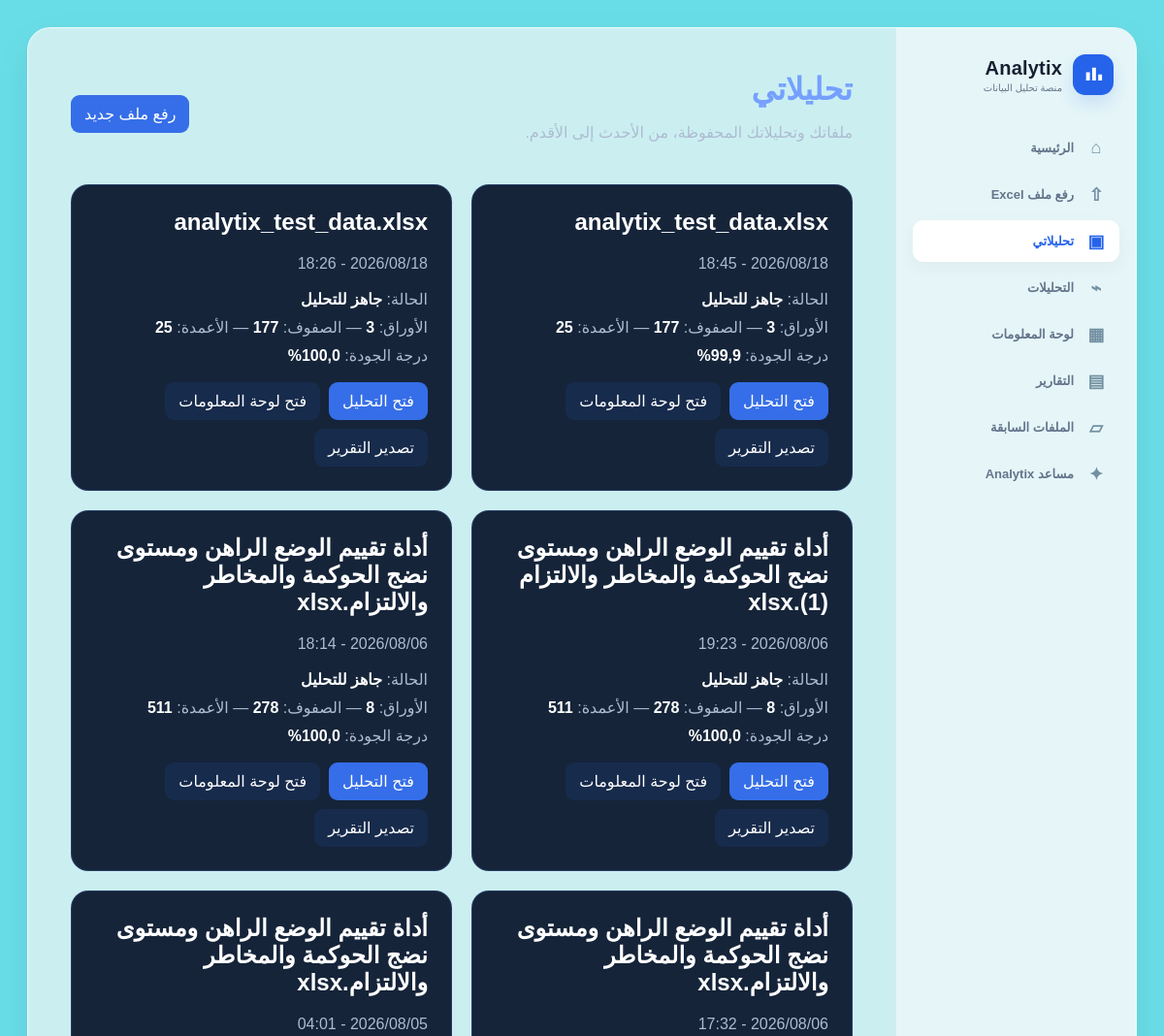
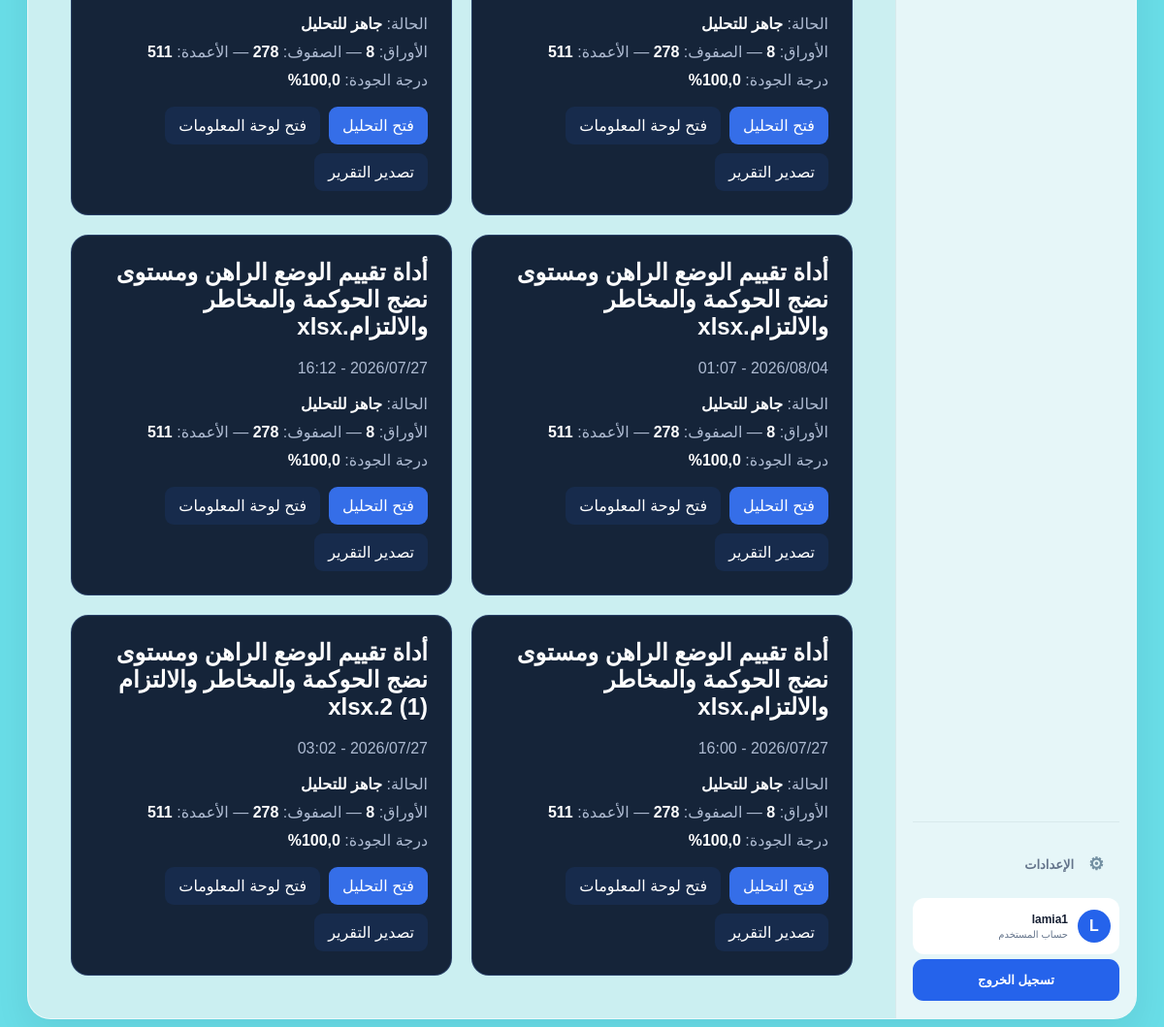
/datasets/my-analyses/ (signed in), run on the app's committed database (2 pictures, top to bottom).
### datasets/models.py (models this page shows, shortened)
class Dataset(models.Model):
    STATUS_CHOICES = [
        ('uploaded', 'تم الرفع'),
        ('reading', 'جارٍ قراءة الملف'),
        ('ready', 'جاهز للتحليل'),
        ('failed', 'فشل تجهيز الملف'),
    ]
    user = models.ForeignKey(
        settings.AUTH_USER_MODEL,
        on_delete=models.CASCADE,
        related_name='datasets',
        verbose_name='المستخدم',
    )
    title = models.CharField(
        max_length=200,
        verbose_name='اسم ملف البيانات',
    )
    file = models.FileField(
        upload_to='analytix/excel_files/%Y/%m/',
        storage=raw_storage,
          max_length=500,
        validators=[
            FileExtensionValidator(
                allowed_extensions=[
                    'xlsx',
                    'xls',
                    'xlsm',
                ],
            ),
            validate_excel_size,
        ],
        verbose_name='ملف Excel',
    )
    original_filename = models.CharField(
        max_length=255,
        blank=True,
        verbose_name='اسم الملف الأصلي',
    )
    file_size = models.PositiveBigIntegerField(
        default=0,
        editable=False,
        verbose_name='حجم الملف بالبايت',
    )
    status = models.CharField(
        max_length=20,
        choices=STATUS_CHOICES,
        default='uploaded',
        db_index=True,
        verbose_name='حالة الملف',
    )
    error_message = models.TextField(
        blank=True,
        verbose_name='رسالة الخطأ',
    )
    uploaded_at = models.DateTimeField(
        auto_now_add=True,
        verbose_name='تاريخ الرفع',
    )
    updated_at = models.DateTimeField(
        auto_now=True,
        verbose_name='تاريخ آخر تحديث',
    )
    class Meta:
        verbose_name = 'ملف بيانات'
        verbose_name_plural = 'ملفات البيانات'
        ordering = ['-uploaded_at']
        indexes = [
            models.Index(
                fields=['user', 'status'],
            ),
            models.Index(
                fields=['uploaded_at'],
            ),
        ]

### datasets/views.py (the view)
@login_required
def my_analyses(request):
    datasets = (
        Dataset.objects
        .filter(user=request.user)
        .prefetch_related('sheets', 'analysis_jobs__result')
        .order_by('-uploaded_at')
    )
    items = []
    for dataset in datasets:
        sheets = list(dataset.sheets.all())
        result = next(
            (
                job.result for job in dataset.analysis_jobs.all()
                if job.status == 'completed' and hasattr(job, 'result')
            ),
            None,
        )
        summary = result.summary if result else {}
        total_cells = sum(sheet.row_count * sheet.column_count for sheet in sheets)
        missing = summary.get('total_missing_values', 0)
        quality_score = (
            round(max(0, (1 - (missing / total_cells)) * 100), 1)
            if total_cells else None
        )
        items.append({
            'dataset': dataset,
            'sheets_count': len(sheets),
            'rows_count': summary.get(
                'total_rows', sum(sheet.row_count for sheet in sheets)
            ),
            'columns_count': summary.get(
                'total_columns', sum(sheet.column_count for sheet in sheets)
            ),
            'quality_score': quality_score,
            'dashboard': (
                dataset.user.dashboards.filter(
                    layout_settings__dataset_id=dataset.pk,
                ).first()
            ),
        })
    return render(request, 'datasets-templates/my_analyses.html', {'items': items})

### templates/datasets-templates/my_analyses.html
{% extends 'workspace_section_base.html' %}{% block title %}تحليلاتي | Analytix{% endblock %}{% block content %}
<header class="section-heading"><div><h1>تحليلاتي</h1><p>ملفاتك وتحليلاتك المحفوظة، من الأحدث إلى الأقدم.</p></div><a class="action" href="{% url 'datasets:list' %}">رفع ملف جديد</a></header>
{% if items %}<section class="section-grid">{% for item in items %}<article class="section-card"><h2>{{ item.dataset.original_filename|default:item.dataset.title }}</h2><p class="muted">{{ item.dataset.uploaded_at|date:"Y/m/d - H:i" }}</p><div class="facts"><span>الحالة: <b>{{ item.dataset.get_status_display }}</b></span><span>الأوراق: <b>{{ item.sheets_count }}</b> — الصفوف: <b>{{ item.rows_count }}</b> — الأعمدة: <b>{{ item.columns_count }}</b></span>{% if item.quality_score is not None %}<span>درجة الجودة: <b>{{ item.quality_score }}%</b></span>{% endif %}</div><div class="actions"><a class="action" href="{% url 'datasets:detail' item.dataset.pk %}">فتح التحليل</a><a class="action soft" href="{% url 'datasets:detail' item.dataset.pk %}#dashboard">فتح لوحة المعلومات</a><a class="action soft" href="{% url 'datasets:export_pdf' item.dataset.pk %}">تصدير التقرير</a></div></article>{% endfor %}</section>{% else %}<section class="empty-state"><h2>لا توجد تحليلات محفوظة حتى الآن.</h2><a class="action" href="{% url 'datasets:list' %}">رفع ملف جديد</a></section>{% endif %}
{% endblock %}

### templates/includes/workspace_sidebar.html (shortened to what this page needs)
<aside class="workspace-sidebar" id="workspace-sidebar" aria-label="التنقل الرئيسي">
    <div class="sidebar-head">
        <a href="{% url 'dashboards:home' %}" class="workspace-brand" aria-label="Analytix الرئيسية">
            <span class="workspace-brand-mark" aria-hidden="true"><svg viewBox="0 0 32 32"><path d="M6 23V12h5v11H6Zm8 0V6h5v17h-5Zm8 0v-8h5v8h-5Z"/></svg></span>
            <span><strong>Analytix</strong><small>منصة تحليل البيانات</small></span>
        </a>
    </div>
    <nav class="sidebar-nav">
        <a{% if request.resolver_match.url_name == 'home' %} class="active"{% endif %} href="{% url 'dashboards:home' %}"><span>⌂</span>الرئيسية</a>
        <a{% if request.resolver_match.namespace == 'datasets' and request.resolver_match.url_name == 'list' %} class="active"{% endif %} href="{% url 'datasets:list' %}"><span>⇧</span>رفع ملف Excel</a>
        <a{% if request.resolver_match.url_name == 'my_analyses' %} class="active"{% endif %} href="{% url 'datasets:my_analyses' %}"><span>▣</span>تحليلاتي</a>
        <a{% if request.resolver_match.namespace == 'analysis' %} class="active"{% endif %} href="{% url 'analysis:list' %}"><span>⌁</span>التحليلات</a>
        <a{% if request.resolver_match.namespace == 'dashboards' and request.resolver_match.url_name == 'list' %} class="active"{% endif %} href="{% url 'dashboards:list' %}"><span>▦</span>لوحة المعلومات</a>
        <a{% if request.resolver_match.namespace == 'reports' %} class="active"{% endif %} href="{% url 'reports:list' %}"><span>▤</span>التقارير</a>
        <a{% if request.resolver_match.url_name == 'history' %} class="active"{% endif %} href="{% url 'datasets:history' %}"><span>▱</span>الملفات السابقة</a>
        <a href="{% url 'dashboards:home' %}#assistant-panel"><span>✦</span>مساعد Analytix</a>
    </nav>
    <div class="sidebar-bottom">
        <a{% if request.resolver_match.url_name == 'settings' %} class="active"{% endif %} href="{% url 'accounts:settings' %}"><span>⚙</span>الإعدادات</a>
        {% if user.is_authenticated %}
            <div class="sidebar-user"><span class="user-avatar">{% if user.profile.profile_image %}<img src="{{ user.profile.profile_image.url }}" alt="" style="width:100%;height:100%;object-fit:cover;border-radius:50%">{% else %}{{ user.username|slice:':1'|upper }}{% endif %}</span><span><strong>{{ user.first_name|default:user.username }}</strong><small>حساب المستخدم</small></span></div>
            <a class="sidebar-auth" href="{% url 'accounts:logout' %}">تسجيل الخروج</a>
        {% else %}
            <a class="sidebar-auth" href="{% url 'accounts:login' %}">تسجيل الدخول</a>
            <a class="sidebar-auth secondary" href="{% url 'accounts:register' %}">إنشاء حساب</a>
        {% endif %}
    </div>
</aside>

### static/css/home-workspace.css (style rules this page uses)
:root { --page: #69dde7; --app: #cbeff1; --content: #ddf5f6; --card: #fff; --soft: #f5fbfc; --primary: #2563eb; --primary-light: #60a5fa; --accent: #22c55e; --text: #172033; --muted: #64748b; --border: #d8e9ec; --shadow: 0 14px 36px rgba(15,23,42,.07); }
* { box-sizing: border-box; }
html { scroll-behavior: smooth; background: var(--page); }
body { min-width: 320px; min-height: 100vh; margin: 0; color: var(--text); background: var(--page); font-family: Tajawal, Cairo, Tahoma, Arial, sans-serif; }
a { color: inherit; text-decoration: none; }
.workspace-sidebar { position: relative; z-index: 20; min-width: 0; display: flex; flex-direction: column; padding: 24px 17px 18px; border-left: 1px solid rgba(216,233,236,.9); background: rgba(245,251,252,.65); }
.sidebar-head { display: flex; align-items: center; justify-content: space-between; min-height: 48px; margin: 0 6px 30px; }
.workspace-brand { min-width: 0; display: flex; align-items: center; gap: 11px; }
.workspace-brand-mark { width: 42px; height: 42px; flex: none; display: grid; place-items: center; border-radius: 13px; background: var(--primary); box-shadow: 0 8px 18px rgba(37,99,235,.17); }
.workspace-brand-mark svg { width: 25px; fill: white; }
.workspace-brand > span:last-child { display: flex; flex-direction: column; min-width: 0; }
.workspace-brand strong { font-size: 20px; letter-spacing: .2px; }
.workspace-brand small, .sidebar-user small { margin-top: 3px; color: var(--muted); font-size: 10px; }
.sidebar-nav { display: grid; gap: 5px; }
.sidebar-nav a, .sidebar-bottom > a { min-height: 43px; display: flex; align-items: center; gap: 12px; padding: 8px 13px; color: var(--muted); border-radius: 11px; font-size: 13px; font-weight: 700; transition: .18s ease; }
.sidebar-nav a > span, .sidebar-bottom > a > span { width: 22px; color: #7390a2; font-size: 18px; text-align: center; }
.sidebar-nav a.active { color: var(--primary); background: white; box-shadow: 0 6px 18px rgba(15,23,42,.045); }
.sidebar-nav a.active > span { color: var(--primary); }
.sidebar-bottom { display: grid; gap: 5px; margin-top: auto; padding-top: 22px; border-top: 1px solid var(--border); }
.sidebar-user { display: flex; align-items: center; gap: 10px; padding: 12px 9px; margin-top: 8px; border-radius: 12px; background: white; }
.user-avatar { width: 34px; height: 34px; flex: none; display: grid; place-items: center; border-radius: 50%; color: white; background: var(--primary); font-weight: 800; }
.sidebar-user > span:last-child { min-width: 0; display: flex; flex-direction: column; overflow: hidden; }
.sidebar-user strong { overflow: hidden; font-size: 12px; text-overflow: ellipsis; white-space: nowrap; }
.sidebar-auth { justify-content: center !important; color: white !important; background: var(--primary) !important; }

### templates/workspace_section_base.html (style rules this page uses)
.section-heading { display:flex;align-items:center;justify-content:space-between;gap:20px;margin-bottom:28px }
.section-heading h1 { margin:0;color:#75a0ff }
.section-heading p,.muted { color:#aebbd2 }
.section-grid { display:grid;grid-template-columns:repeat(auto-fit,minmax(290px,1fr));gap:20px }
.section-card,.empty-state { padding:24px;border:1px solid rgba(104,151,255,.22);border-radius:18px;background:rgba(11,25,47,.95);color:#fff }
.section-card h2 { margin-top:0 }
.actions { display:flex;flex-wrap:wrap;gap:9px;margin-top:18px }
.action { display:inline-block;padding:10px 14px;border:0;border-radius:9px;color:#fff;text-decoration:none;background:#356ee8;cursor:pointer }
.action.soft { background:#172b4c }
.facts { display:grid;gap:10px;margin:18px 0 }
.facts span { color:#aebbd2 }
.facts b { color:#fff }

### data on the page
Dataset: dataset.original_filename "analytix_test_data.xlsx", dataset.uploaded_at "2026/08/18 - 18:45", dataset.status "جاهز للتحليل", sheets_count "3", rows_count "177", columns_count "25", quality_score "99,9"
Dataset: dataset.original_filename "analytix_test_data.xlsx", dataset.uploaded_at "2026/08/18 - 18:26", dataset.status "جاهز للتحليل", sheets_count "3", rows_count "177", columns_count "25", quality_score "100,0"
Dataset: dataset.original_filename "أداة تقييم الوضع الراهن ومستوى نضج الحوكمة والمخاطر والالتزام (1).xlsx", dataset.uploaded_at "2026/08/06 - 19:23", dataset.status "جاهز للتحليل", sheets_count "8", rows_count "278", columns_count "511", quality_score "100,0"
Dataset: dataset.original_filename "أداة تقييم الوضع الراهن ومستوى نضج الحوكمة والمخاطر والالتزام.xlsx", dataset.uploaded_at "2026/08/06 - 18:14", dataset.status "جاهز للتحليل", sheets_count "8", rows_count "278", columns_count "511", quality_score "100,0"
Dataset: dataset.original_filename "أداة تقييم الوضع الراهن ومستوى نضج الحوكمة والمخاطر والالتزام.xlsx", dataset.uploaded_at "2026/08/06 - 17:32", dataset.status "جاهز للتحليل", sheets_count "8", rows_count "278", columns_count "511", quality_score "100,0"
Dataset: dataset.original_filename "أداة تقييم الوضع الراهن ومستوى نضج الحوكمة والمخاطر والالتزام.xlsx", dataset.uploaded_at "2026/08/05 - 04:01", dataset.status "جاهز للتحليل", sheets_count "8", rows_count "278", columns_count "511", quality_score "100,0"
Dataset: dataset.original_filename "أداة تقييم الوضع الراهن ومستوى نضج الحوكمة والمخاطر والالتزام.xlsx", dataset.uploaded_at "2026/08/04 - 01:07", dataset.status "جاهز للتحليل", sheets_count "8", rows_count "278", columns_count "511", quality_score "100,0"
Dataset: dataset.original_filename "أداة تقييم الوضع الراهن ومستوى نضج الحوكمة والمخاطر والالتزام.xlsx", dataset.uploaded_at "2026/07/27 - 16:12", dataset.status "جاهز للتحليل", sheets_count "8", rows_count "278", columns_count "511", quality_score "100,0"
Dataset: dataset.original_filename "أداة تقييم الوضع الراهن ومستوى نضج الحوكمة والمخاطر والالتزام.xlsx", dataset.uploaded_at "2026/07/27 - 16:00", dataset.status "جاهز للتحليل", sheets_count "8", rows_count "278", columns_count "511", quality_score "100,0"
Dataset: dataset.original_filename "أداة تقييم الوضع الراهن ومستوى نضج الحوكمة والمخاطر والالتزام (1) 2.xlsx", dataset.uploaded_at "2026/07/27 - 03:02", dataset.status "جاهز للتحليل", sheets_count "8", rows_count "278", columns_count "511", quality_score "100,0"

### other printed values
{{ user.username|slice:':1'|upper }} "L"
{{ user.first_name|default:user.username }} "lamia1"
